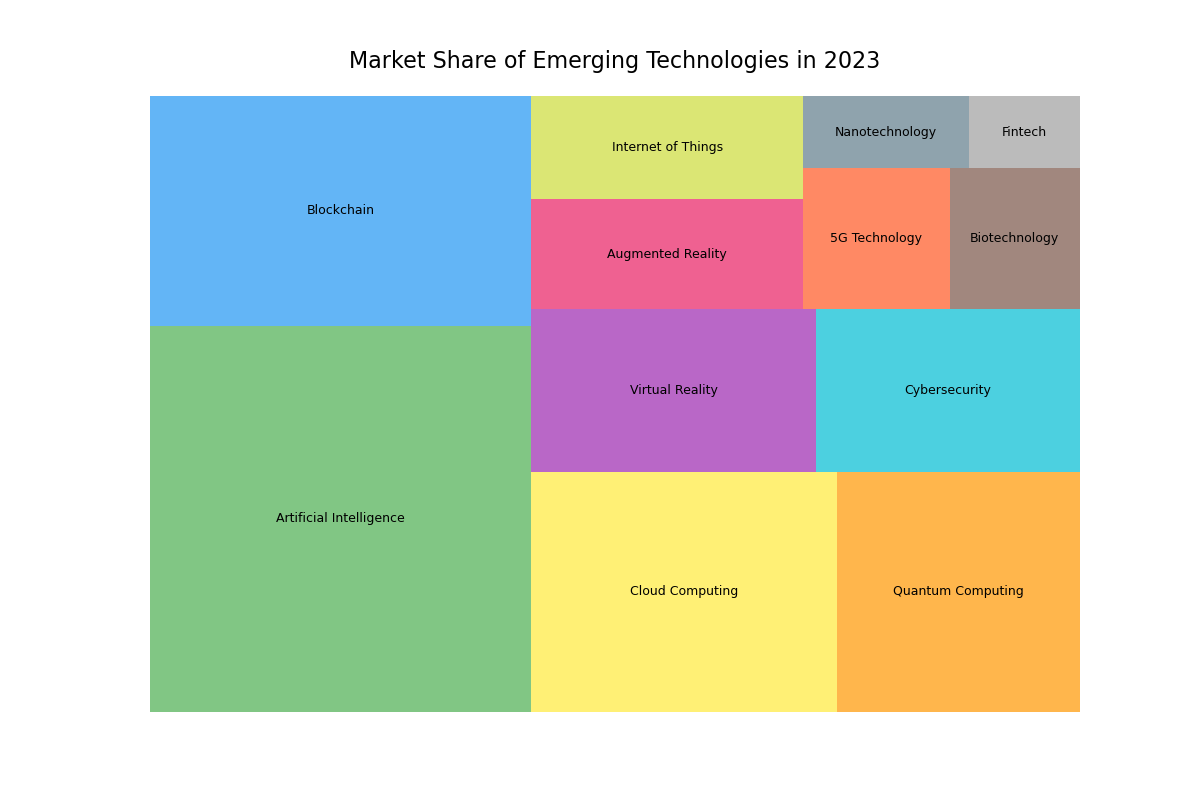

Recreate this plot in Python.

import matplotlib.pyplot as plt
import squarify

technology_categories = ['Artificial Intelligence', 'Blockchain', 'Cloud Computing', 'Quantum Computing',
                         'Virtual Reality', 'Cybersecurity', 'Augmented Reality', 'Internet of Things',
                         '5G Technology', 'Biotechnology', 'Nanotechnology', 'Fintech']

market_share = [25.7, 15.3, 12.8, 10.2, 8.1, 7.5, 5.2, 4.9, 3.6, 3.2, 2.1, 1.4]

colors = ['#4CAF50', '#2196F3', '#FFEB3B', '#FF9800', '#9C27B0', '#00BCD4', '#E91E63', '#CDDC39', 
          '#FF5722', '#795548', '#607D8B', '#9E9E9E']

plt.figure(figsize=(12, 8))
squarify.plot(sizes=market_share, label=technology_categories, color=colors, alpha=0.7, text_kwargs={'fontsize':9})

plt.title('Market Share of Emerging Technologies in 2023', fontsize=16, pad=20)
plt.axis('off')

plt.show()
